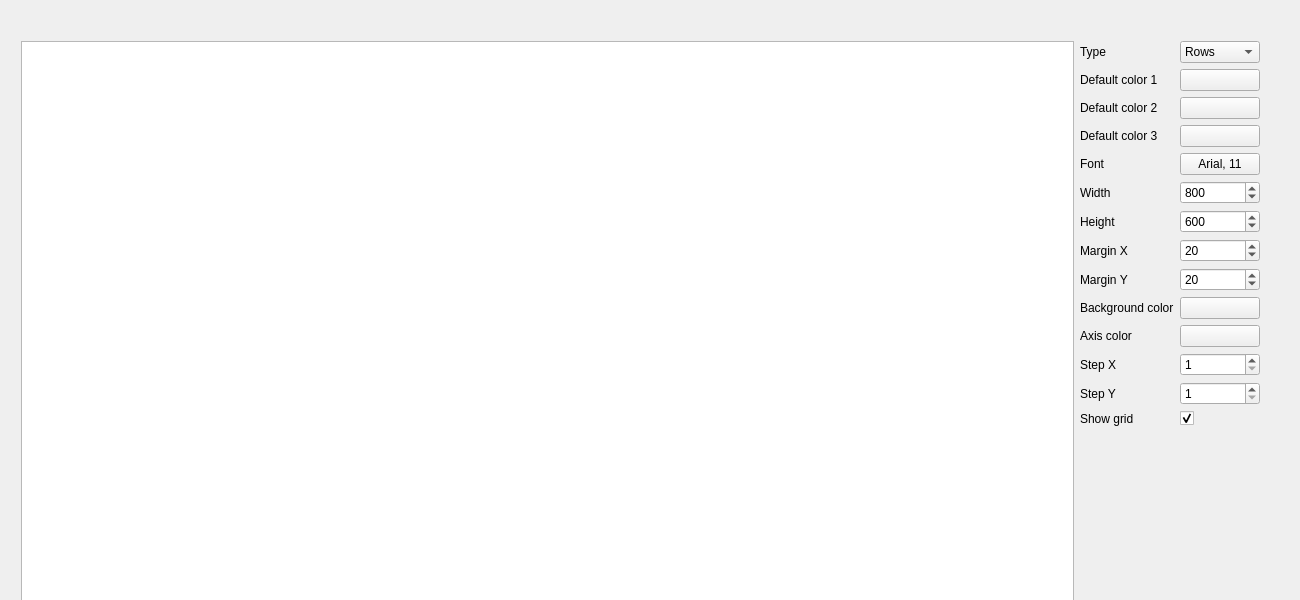
<?xml version="1.0" encoding="UTF-8"?>
<ui version="4.0">
 <class>graphiques</class>
 <widget class="QWidget" name="graphiques">
  <property name="geometry">
   <rect>
    <x>0</x>
    <y>0</y>
    <width>1300</width>
    <height>600</height>
   </rect>
  </property>
  <property name="minimumSize">
   <size>
    <width>0</width>
    <height>0</height>
   </size>
  </property>
  <property name="windowTitle">
   <string>Graphs</string>
  </property>
  <property name="windowIcon">
   <iconset resource="ressources.qrc">
    <normaloff>:/img/icon.svg</normaloff>:/img/icon.svg</iconset>
  </property>
  <property name="styleSheet">
   <string notr="true"/>
  </property>
  <widget class="QWidget" name="layoutWidget">
   <property name="geometry">
    <rect>
     <x>10</x>
     <y>30</y>
     <width>1261</width>
     <height>602</height>
    </rect>
   </property>
   <layout class="QHBoxLayout" name="horizontalLayout">
    <property name="spacing">
     <number>6</number>
    </property>
    <property name="sizeConstraint">
     <enum>QLayout::SetMinAndMaxSize</enum>
    </property>
    <item>
     <widget class="QTableWidget" name="tableWidget">
      <property name="minimumSize">
       <size>
        <width>0</width>
        <height>0</height>
       </size>
      </property>
      <attribute name="horizontalHeaderVisible">
       <bool>true</bool>
      </attribute>
      <attribute name="horizontalHeaderCascadingSectionResizes">
       <bool>false</bool>
      </attribute>
     </widget>
    </item>
    <item>
     <layout class="QFormLayout" name="formLayout">
      <item row="0" column="0">
       <widget class="QLabel" name="type">
        <property name="text">
         <string>Type</string>
        </property>
       </widget>
      </item>
      <item row="0" column="1">
       <widget class="QComboBox" name="comboBoxType">
        <item>
         <property name="text">
          <string>Rows</string>
         </property>
        </item>
        <item>
         <property name="text">
          <string>Dots</string>
         </property>
        </item>
        <item>
         <property name="text">
          <string>Bars</string>
         </property>
        </item>
       </widget>
      </item>
      <item row="1" column="0">
       <widget class="QLabel" name="couleurUn">
        <property name="text">
         <string>Default color 1</string>
        </property>
       </widget>
      </item>
      <item row="1" column="1">
       <widget class="QPushButton" name="pushButtonCouleurUne">
        <property name="cursor">
         <cursorShape>PointingHandCursor</cursorShape>
        </property>
        <property name="text">
         <string/>
        </property>
       </widget>
      </item>
      <item row="2" column="0">
       <widget class="QLabel" name="couleurDeux">
        <property name="text">
         <string>Default color 2</string>
        </property>
       </widget>
      </item>
      <item row="2" column="1">
       <widget class="QPushButton" name="pushButtonCouleurDeux">
        <property name="cursor">
         <cursorShape>PointingHandCursor</cursorShape>
        </property>
        <property name="text">
         <string/>
        </property>
       </widget>
      </item>
      <item row="3" column="0">
       <widget class="QLabel" name="couleurTrois">
        <property name="text">
         <string>Default color 3</string>
        </property>
       </widget>
      </item>
      <item row="3" column="1">
       <widget class="QPushButton" name="pushButtonCouleurTrois">
        <property name="cursor">
         <cursorShape>PointingHandCursor</cursorShape>
        </property>
        <property name="text">
         <string/>
        </property>
       </widget>
      </item>
      <item row="4" column="0">
       <widget class="QLabel" name="police">
        <property name="text">
         <string>Font</string>
        </property>
       </widget>
      </item>
      <item row="4" column="1">
       <widget class="QPushButton" name="pushButtonFont">
        <property name="cursor">
         <cursorShape>PointingHandCursor</cursorShape>
        </property>
        <property name="text">
         <string>Arial, 11</string>
        </property>
       </widget>
      </item>
      <item row="5" column="0">
       <widget class="QLabel" name="largeur">
        <property name="text">
         <string>Width</string>
        </property>
       </widget>
      </item>
      <item row="5" column="1">
       <widget class="QSpinBox" name="spinBoxLargeur">
        <property name="readOnly">
         <bool>false</bool>
        </property>
        <property name="maximum">
         <number>2000</number>
        </property>
        <property name="value">
         <number>800</number>
        </property>
       </widget>
      </item>
      <item row="6" column="0">
       <widget class="QLabel" name="hauteur">
        <property name="text">
         <string>Height</string>
        </property>
       </widget>
      </item>
      <item row="6" column="1">
       <widget class="QSpinBox" name="spinBoxHauteur">
        <property name="readOnly">
         <bool>false</bool>
        </property>
        <property name="minimum">
         <number>1</number>
        </property>
        <property name="maximum">
         <number>2000</number>
        </property>
        <property name="value">
         <number>600</number>
        </property>
       </widget>
      </item>
      <item row="7" column="0">
       <widget class="QLabel" name="margeX">
        <property name="text">
         <string>Margin X</string>
        </property>
       </widget>
      </item>
      <item row="7" column="1">
       <widget class="QSpinBox" name="spinBoxMargeX">
        <property name="enabled">
         <bool>true</bool>
        </property>
        <property name="minimum">
         <number>1</number>
        </property>
        <property name="maximum">
         <number>1000</number>
        </property>
        <property name="value">
         <number>20</number>
        </property>
       </widget>
      </item>
      <item row="8" column="0">
       <widget class="QLabel" name="margeY">
        <property name="text">
         <string>Margin Y</string>
        </property>
       </widget>
      </item>
      <item row="8" column="1">
       <widget class="QSpinBox" name="spinBoxMargeY">
        <property name="minimum">
         <number>1</number>
        </property>
        <property name="maximum">
         <number>1000</number>
        </property>
        <property name="value">
         <number>20</number>
        </property>
       </widget>
      </item>
      <item row="9" column="0">
       <widget class="QLabel" name="fond">
        <property name="text">
         <string>Background color</string>
        </property>
       </widget>
      </item>
      <item row="9" column="1">
       <widget class="QPushButton" name="pushButtonCouleurFond">
        <property name="cursor">
         <cursorShape>PointingHandCursor</cursorShape>
        </property>
        <property name="text">
         <string/>
        </property>
       </widget>
      </item>
      <item row="10" column="0">
       <widget class="QLabel" name="axes">
        <property name="text">
         <string>Axis color</string>
        </property>
       </widget>
      </item>
      <item row="10" column="1">
       <widget class="QPushButton" name="pushButtonCouleurAxes">
        <property name="cursor">
         <cursorShape>PointingHandCursor</cursorShape>
        </property>
        <property name="text">
         <string/>
        </property>
       </widget>
      </item>
      <item row="11" column="0">
       <widget class="QLabel" name="pasX">
        <property name="text">
         <string>Step X</string>
        </property>
       </widget>
      </item>
      <item row="11" column="1">
       <widget class="QSpinBox" name="spinBoxPasX">
        <property name="minimum">
         <number>1</number>
        </property>
        <property name="maximum">
         <number>1000</number>
        </property>
        <property name="value">
         <number>1</number>
        </property>
       </widget>
      </item>
      <item row="12" column="0">
       <widget class="QLabel" name="pasY">
        <property name="text">
         <string>Step Y</string>
        </property>
       </widget>
      </item>
      <item row="12" column="1">
       <widget class="QSpinBox" name="spinBoxPasY">
        <property name="minimum">
         <number>1</number>
        </property>
        <property name="maximum">
         <number>1000</number>
        </property>
        <property name="value">
         <number>1</number>
        </property>
       </widget>
      </item>
      <item row="13" column="0">
       <widget class="QLabel" name="label">
        <property name="text">
         <string>Show grid</string>
        </property>
       </widget>
      </item>
      <item row="13" column="1">
       <widget class="QCheckBox" name="checkBoxGrille">
        <property name="enabled">
         <bool>true</bool>
        </property>
        <property name="text">
         <string/>
        </property>
        <property name="checked">
         <bool>true</bool>
        </property>
        <property name="tristate">
         <bool>false</bool>
        </property>
       </widget>
      </item>
     </layout>
    </item>
   </layout>
  </widget>
 </widget>
 <layoutdefault spacing="6" margin="11"/>
 <resources>
  <include location="ressources.qrc"/>
 </resources>
 <connections/>
</ui>
